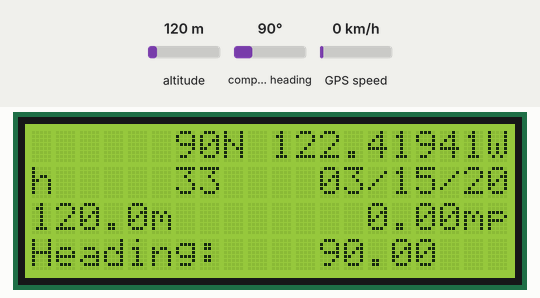
Bench run of a sketch on a simulated Arduino Uno, built with avr-gcc and run on an emulated ATmega328P. Shown: 20×4 character LCD. The inputs (shaded band) are chosen by the test bench; at power-on: altitude 120 m, compass heading 90°, GPS speed 0 km/h. Storage starts empty; the GPS gets a fix after 3 s at 37.7749, -122.4194 with 8 satellites.

Above: at 3.7 s.
3.8 s: altitude set to 0 m
At 4.6 s:
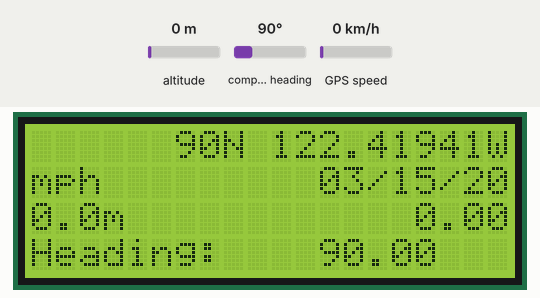
5.6 s: altitude set to 20 m
At 6.9 s:
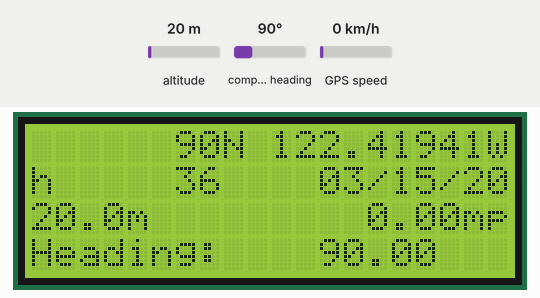
8.6 s: compass heading set to 7°
At 9.7 s:
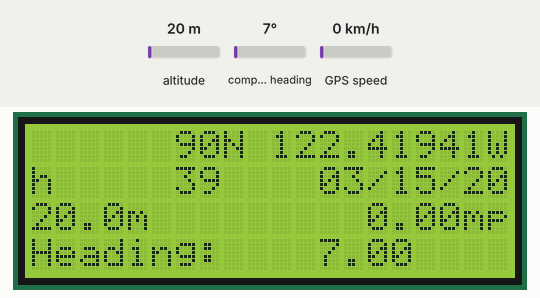
11.6 s: GPS speed set to 2 km/h
At 12.9 s:
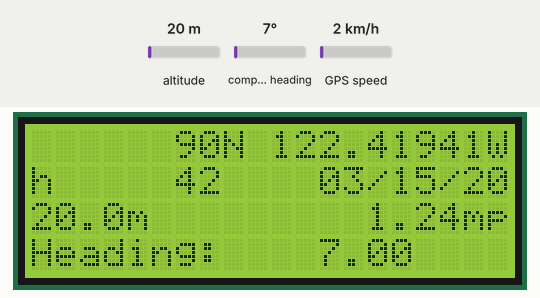
Timing chart, 0 to 14.6 s (numbered marks = the images above; inputs shaded):
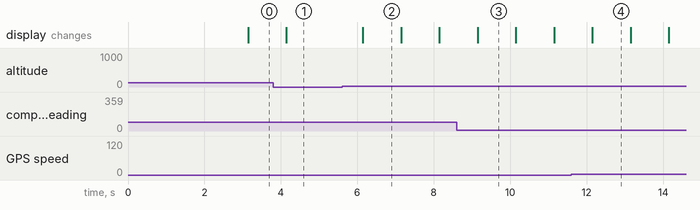

Measured:
- after the input at 5.6 s, the display: changes after 0.55 s (image 2)
- what the display in image 2 shows lasts 1.0 s, from 6.1 s to 7.1 s

The sketch:

GPS1.ino
```cpp
/***************************************************************
 *                                                             *
 *  EM-406 GPS Logger w/Atmega328                              *
 *                                                             *
 *  GPS RX Pin             to Atmega Pin 3  (D1) (TX)          *
 *  GPS TX Pin             to Atmega Pin 2  (D0) (RX)          *
 *                                                             *
 *  SD Card CS Pin         to Atmega Pin 6  (D4)               *
 *  SD Card DI Pin         to Atmega Pin 17 (D11) (MOSI)       *
 *  SD Card DO Pin         to Atmega Pin 18 (D12) (MISO)       *
 *  SD Card CLK Pin        to Atmega Pin 19 (D13) (SCK)        *
 *                                                             *
 *  LCD Pin 1 (Ground)     to GND                              *
 *  LCD Pin 2 (Power)      to +5V                              *
 *  LCD Pin 3 (Contrast)   to 10kohm potentiometer wiper       *
 *  LCD Pin 4 (RS)         to Atmega Pin 16 (D10)              *
 *  LCD Pin 5 (RW)         to GND                              *
 *  LCD Pin 6 (Enable)     to Atmega Pin 15 (D9)               *
 *  LCD Pin 11 (D4)        to Atmega Pin 14 (D8)               *
 *  LCD Pin 12 (D5)        to Atmega Pin 13 (D7)               *
 *  LCD Pin 13 (D6)        to Atmega Pin 12 (D6)               *
 *  LCD Pin 14 (D7)        to Atmega Pin 11 (D5)               *
 *  LCD Pin 15 (Backlight) to +5V                              *
 *  LCD Pin 16 (Ground)    to GND                              *
 *                                                             *
 *  Ends of 10kohm potentiometer to +5V and GND                *
 *                                                             *
 ***************************************************************/

#define TIMEZONE   -4
#define GPSBAUD     4800
#define CHIPSELECT  4

#include <LiquidCrystal.h>
#include <NewSoftSerial.h>
#include <TinyGPS.h>
#include <SD.h>

LiquidCrystal lcd(10, 9, 8, 7, 6, 5);

TinyGPS gps;
NewSoftSerial nss_gps(0, 1);
File logfile;
bool SDvalid;
String dataString = "";

void printCoordinates();
void printDateTime();
void printAltitude();
void printSpeed();
void printHeading();

void setup()
{

    //Serial.begin(GPSBAUD);
    //Serial.print("Initializing Serial Communications... ");
    //Serial.println("OK");

    lcd.begin(20,4);

    //Serial.print("Initializing GPS Receiver... ");
    lcd.clear();
    lcd.setCursor(0,0);
    lcd.print("GPS Receiver...");
    nss_gps.begin(GPSBAUD);
    //Serial.println("OK");
    lcd.setCursor(18,0);
    lcd.print("OK");

    //Serial.print("Initializing SD SPI Communications... ");
    lcd.setCursor(0,1);
    lcd.print("Secure Digital...");
    lcd.setCursor(18,1);
    if (SD.begin(CHIPSELECT))
    {
        //Serial.println("OK");
        lcd.print("OK");
        SDvalid = true;
    }
    else
    {
        //Serial.println("ERROR");
        lcd.print("XX");
        SDvalid = false;
    }

    //Serial.print("Opening Log File... ");
    lcd.setCursor(0,2);
    lcd.print("Data Logging...");
    lcd.setCursor(18,2);
    if (SDvalid)
    {
        logfile = SD.open("log.txt", FILE_WRITE);
        if (logfile)
        {
            //Serial.println("OK");
            lcd.print("OK");
            logfile.println("Logging Initialized.");
        }
        else
        {
            //Serial.println("ERROR");
            lcd.print("XX");
            SDvalid = false;
        }
    }
    else
    {
        //Serial.println("ERROR");
        lcd.print("XX");
    }

    //Serial.println("Establishing Satellite Link... ");
    lcd.setCursor(0,3);
    lcd.print("Satellite Link...");

    delay(1000);

}

void loop()
{

    while(nss_gps.available())
    {
        if(gps.encode(nss_gps.read()))
        {
            lcd.setCursor(0,0);
            printCoordinates();
            lcd.setCursor(0,1);
            printDateTime();
            lcd.setCursor(0,2);
            printAltitude();
            printSpeed();
            lcd.setCursor(0,3);
            printHeading();
            if(SDvalid) logfile.println(dataString);
            //Serial.println(dataString);
            dataString = "";
            break;
        }
    }

}

void printCoordinates()
{

    float flatitude, flongitude;
    long latitude, longitude;
    String latDir, lonDir;

    gps.f_get_position(&flatitude, &flongitude);
    gps.get_position(&latitude, &longitude);

    if (flatitude > 0)
    {
        lcd.print(flatitude,5);
        lcd.print("N");
        latDir = "N";
    }
    else
    {
        latitude = 0-latitude;
        lcd.print(0-flatitude,5);
        lcd.print("S");
        latDir = "S";
    }

    if (abs(flatitude) < 10) lcd.print(" ");
    lcd.print(" ");

    if (flongitude > 0)
    {
        lcd.print(flongitude,5);
        lcd.print("E");
        lonDir = "E";
    }
    else
    {
        longitude = 0-longitude;
        lcd.print(0-flongitude,5);
        lcd.print("W");
        lonDir = "W";
    }

    if (abs(flongitude) < 100) lcd.print(" ");
    if (abs(flongitude) < 10) lcd.print(" ");

    dataString += (String)latitude;
    dataString += ",";
    dataString += latDir;
    dataString += ",";

    dataString += (String)longitude;
    dataString += ",";
    dataString += lonDir;
    dataString += ",";

}

void printDateTime()
{

    int year;
    byte month, day, hour, minute, second, hundredths;
    unsigned short smonth, sday, sminute, ssecond;
    signed short shour;
    String date = "";
    String time = "";

    gps.crack_datetime(&year,&month,&day,&hour,&minute,&second,&hundredths);

    smonth  = (unsigned short)month;
    sday    = (unsigned short)day;
    shour   = (signed short)hour;
    sminute = (unsigned short)minute;
    ssecond = (unsigned short)second;

    shour += TIMEZONE;
    if (shour < 0) shour += 24;
    if (shour >= 24) shour -=24;

    if (shour < 10)
    {
        lcd.print("0");
        time += "0";
    }
    lcd.print(shour, DEC);
    time += (String)shour;
    lcd.print(":");
    time += ":";
    if (minute < 10)
    {
        lcd.print("0");
        time += "0";
    }
    lcd.print(minute, DEC);
    time += (String)sminute;
    lcd.print(":");
    time += ":";
    if (second < 10)
    {
        lcd.print("0");
        time += "0";
    }
    lcd.print(second, DEC);
    time += ssecond;

    lcd.print("    ");

    if (month < 10)
    {
        lcd.print("0");
        date += "0";
    }
    lcd.print(month, DEC);
    date += (String)smonth;
    lcd.print("/");
    date += "/";
    if (day < 10)
    {
        lcd.print("0");
        date += "0";
    }
    lcd.print(day, DEC);
    date += (String)sday;
    lcd.print("/");
    date += "/";
    lcd.print(year, DEC);
    date += (String)year;

    dataString += date;
    dataString += ",";

    dataString += time;
    dataString += ",";

    dataString += (String)TIMEZONE;
    //dataString += ",";

}

void printAltitude()
{

    float gps_altitude = gps.f_altitude();

    if (gps_altitude < 10) {
        lcd.print(gps_altitude,1);
        lcd.print("m            ");
    } else if (gps_altitude < 100) {
        lcd.print(gps_altitude,1);
        lcd.print("m         ");
    } else if (gps_altitude < 1000) {
        lcd.print(gps_altitude,1);
        lcd.print("m        ");
    } else if (gps_altitude < 10000) {
        lcd.print(gps_altitude,1);
        lcd.print("m     ");
    } else if (gps_altitude < 100000) {
        lcd.print(gps_altitude,1);
        lcd.print("m    ");
    } else if (gps_altitude < 1000000) {
        lcd.print(gps_altitude,1);
        lcd.print("m ");
    } else if (gps_altitude < 10000000) {
        lcd.print(gps_altitude,0);
        lcd.print("m ");
    } else {
        lcd.print("ERROR         ");
    }

}

void printSpeed()
{

    float gps_speed = gps.f_speed_mph();

    if (gps_speed < 10) {
        lcd.print(gps_speed,2);
        lcd.print("mph     ");
    } else if (gps_speed < 100) {
        lcd.print(gps_speed,2);
        lcd.print("mph    ");
    } else if (gps_speed < 1000) {
        lcd.print(gps_speed,2);
        lcd.print("mph ");
    } else if (gps_speed < 10000) {
        lcd.print(gps_speed,2);
        lcd.print("mph");
    } else if (gps_speed < 100000) {
        lcd.print(gps_speed,1);
        lcd.print("mph");
    } else if (gps_speed < 1000000) {
        lcd.print(gps_speed,0);
        lcd.print("mph");
    } else {
        lcd.print("ERROR         ");
    }

}

void printHeading()
{

    float gps_heading = gps.f_course();

    lcd.print("Heading:    ");

    if (gps_heading >= 0 && gps_heading <= 360)
    {
        lcd.print(gps_heading);
        if (gps_heading < 100) lcd.print(" ");
        if (gps_heading < 10) lcd.print(" ");
        /*   if (gps_heading >=   0.00 && gps_heading <  11.25) lcd.print("  N ");
        else if (gps_heading >=  11.25 && gps_heading <  33.75) lcd.print(" NNE");
        else if (gps_heading >=  33.75 && gps_heading <  56.25) lcd.print("  NE");
        else if (gps_heading >=  56.25 && gps_heading <  78.75) lcd.print(" ENE");
        else if (gps_heading >=  78.75 && gps_heading < 101.25) lcd.print("   E");
        else if (gps_heading >= 101.25 && gps_heading < 123.75) lcd.print(" ESE");
        else if (gps_heading >= 123.75 && gps_heading < 146.25) lcd.print("  SE");
        else if (gps_heading >= 146.25 && gps_heading < 168.75) lcd.print(" SSE");
        else if (gps_heading >= 168.75 && gps_heading < 191.25) lcd.print("  S ");
        else if (gps_heading >= 191.25 && gps_heading < 213.75) lcd.print(" SSW");
        else if (gps_heading >= 213.75 && gps_heading < 236.25) lcd.print("  SW");
        else if (gps_heading >= 236.25 && gps_heading < 258.75) lcd.print(" WSW");
        else if (gps_heading >= 258.75 && gps_heading < 281.25) lcd.print("   W");
        else if (gps_heading >= 281.25 && gps_heading < 303.75) lcd.print(" WNW");
        else if (gps_heading >= 303.75 && gps_heading < 326.25) lcd.print("  NW");
        else if (gps_heading >= 326.25 && gps_heading < 348.75) lcd.print(" NNW");
        else if (gps_heading >= 348.75 && gps_heading <=360.00) lcd.print("  N ");
        else lcd.print(" -- ");*/
        lcd.print("        ");
    }
    else lcd.print("ERROR         ");

}
```
